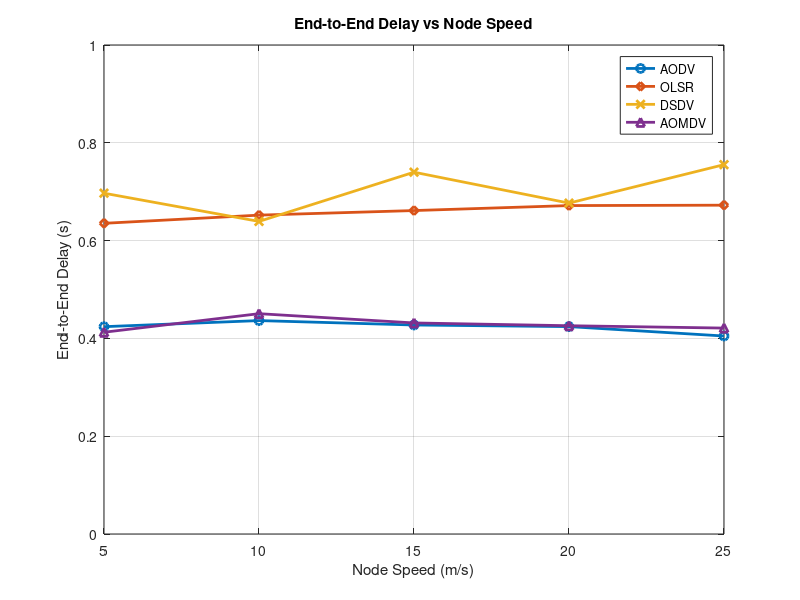

This chart was generated by the following MATLAB code:
clc;
clear;
close all;

% X-axis values
speed = [5 10 15 20 25];

% Y-axis values
AODV  = [0.423972 0.436424 0.427408 0.424106 0.404889];
OLSR  = [0.635354 0.652086 0.661438 0.671632 0.672426];
DSDV  = [0.696943 0.639226 0.7398991 0.676671 0.755316];
AOMDV = [0.412590 0.450568 0.431613 0.425940 0.421117];
% Plotting
figure;

plot(speed, AODV, '-o', 'LineWidth', 2); hold on;
plot(speed, OLSR, '-d', 'LineWidth', 2);
plot(speed, DSDV, '-x', 'LineWidth', 2);
plot(speed, AOMDV, '-^', 'LineWidth', 2);

% Labels and Title
xlabel('Node Speed (m/s)');
ylabel('End-to-End Delay (s)');
title('End-to-End Delay vs Node Speed');

% Legend
legend('AODV','OLSR','DSDV','AOMDV','Location','best');

% Grid
grid on;

% Axis limits (optional for better match)
ylim([0 1]);

hold off;
